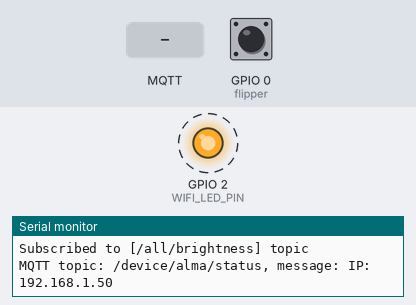
Bench run of a sketch on a simulated ESP8266 (NodeMCU). Shown: output pins drawn as LEDs (lit = HIGH), the last lines printed to the serial monitor. Dashed ring = blinking. The inputs (shaded band) are chosen by the test bench; at power-on: GPIO 0 (flipper) HIGH. WiFi joins after 1.5 s; servers stay silent unless stated; no MQTT or app messages arrive unless stated.

Above: at 1.6 s.
At 4.4 s:
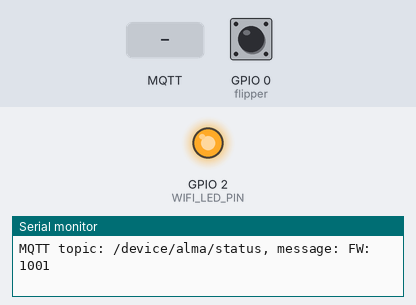
4.5 s: MQTT message "getfw" arrives on the first subscribed topic
6.0 s: MQTT message "getip" arrives on the first subscribed topic
10.0 s: MQTT message "getsketchsize" arrives on the first subscribed topic
Timing chart, 0 to 13.0 s (numbered marks = the images above; inputs shaded):
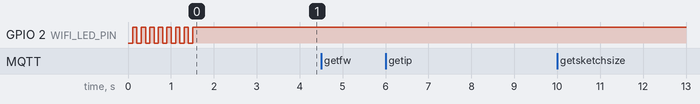

Measured:
- by itself, GPIO 2 (WIFI_LED_PIN): alternates HIGH for 0.10 s and LOW for 0.10 s, 15 changes in all, then stays HIGH

The sketch:

UDP-MQTT-relay.ino
```cpp
#include <MD_KeySwitch.h>
const uint8_t SWITCH_PIN = 0;       // switch connected to this pin
const uint8_t SWITCH_ACTIVE = LOW;  // digital signal when switch is pressed 'on'
MD_KeySwitch S(SWITCH_PIN, SWITCH_ACTIVE);

#include <ESP8266WiFi.h>
#include <WiFiClient.h>
#include <ESP8266HTTPClient.h>
#include <ESP8266httpUpdate.h>
#include <PubSubClient.h>
#include <Ticker.h>


#define WIFI_LED_PIN 2 //2=NodeMCU vagy ESP-12, 1=ESP-01 beépített LED
#define RETAINED true

const int FW_VERSION = 1001;
const char* fwUrlBase = "http://192.168.1.196/fwtest/fota/"; //FW files should be uploaded to this HTTP directory
// note: alias.bin and alias.version files should be there. Update will be performed if the version file contains bigger number than the FW_VERSION variable

#define ALIAS "alma"
#define TOPIC_DEV_STATUS "/device/" ALIAS "/status"
#define TOPIC_DEV_COMMAND "/device/" ALIAS "/command"
#define TOPIC_DEV_TEST "/device/" ALIAS "/test"
#define TOPIC_DEV_SETURL "/device/" ALIAS "/seturl"
#define TOPIC_DEV_FASTLED "/device/" ALIAS "/fastled"
#define TOPIC_DEV_ALARM "/device/" ALIAS "/alarm"
#define TOPIC_DEV_FOTA "/device/" ALIAS "/fota"
#define TOPIC_DEV_RGB "/device/" ALIAS "/rgb"
#define TOPIC_DEV_BRIGHTNESS "/device/" ALIAS "/brightness"

#define TOPIC_ALL_ALARM "/all/alarm"
#define TOPIC_ALL_FOTA "/all/fota"
#define TOPIC_ALL_RGB "/all/rgb"
#define TOPIC_ALL_BRIGHTNESS "/all/brightness"

const char* ssid = "testm";
const char* password = "12345678";
const char* alias = ALIAS;


String topicTemp; //topic string used ofr various publishes
String publishTemp;
char msg[50];
char topic[50];
char recMsg[50];
char recTopic[50];
char recCommand[10];
char recValue[10];


boolean msgReceived; //shows if message received
char digitTemp[3];
unsigned long wifiCheckTimer;


// Replace with the IP address of your MQTT server
IPAddress mqttServerIP(192, 168, 1, 1);

Ticker flipper; //for blinking built-in LED to show wifi and MQTT status


WiFiClient wclient;
PubSubClient client(wclient);


/*
  _____ ___ _____  _      _____ _   _ _   _  ____ _____ ___ ___  _   _ ____
  |  ___/ _ \_   _|/ \    |  ___| | | | \ | |/ ___|_   _|_ _/ _ \| \ | / ___|
  | |_ | | | || | / _ \   | |_  | | | |  \| | |     | |  | | | | |  \| \___ \
  |  _|| |_| || |/ ___ \  |  _| | |_| | |\  | |___  | |  | | |_| | |\  |___) |
  |_|   \___/ |_/_/   \_\ |_|    \___/|_| \_|\____| |_| |___\___/|_| \_|____/

*/
void checkForUpdates() {

  String fwURL = String( fwUrlBase );
  fwURL.concat( alias );
  String fwVersionURL = fwURL;
  fwVersionURL.concat( ".version" );

  Serial.println( "Checking for firmware updates." );
  Serial.print( "Alias: " );
  Serial.println( alias );
  Serial.print( "Firmware version URL: " );
  Serial.println( fwVersionURL );
  //Blink three times with BLUE color to show the checking phase


  HTTPClient httpClient;
  httpClient.begin( fwVersionURL );
  int httpCode = httpClient.GET();
  if ( httpCode == 200 ) {
    String newFWVersion = httpClient.getString();

    Serial.print( "Current firmware version: " );
    Serial.println( FW_VERSION );
    Serial.print( "Available firmware version: " );
    Serial.println( newFWVersion );

    int newVersion = newFWVersion.toInt();

    if ( newVersion > FW_VERSION ) {
      Serial.println( "Preparing to update" );
      //Changing all LEDs to static pattern to make the update status visible


      //Publish FW found status
      client.publish(TOPIC_DEV_STATUS, "FW found, downloading");

      String fwImageURL = fwURL;
      fwImageURL.concat( ".bin" );
      Serial.println( "Update started." );
      t_httpUpdate_return ret = ESPhttpUpdate.update( fwImageURL );

      switch (ret) {
        case HTTP_UPDATE_FAILED:
          Serial.printf("HTTP_UPDATE_FAILD Error (%d): %s", ESPhttpUpdate.getLastError(), ESPhttpUpdate.getLastErrorString().c_str());
          //Publish failed status
          client.publish(TOPIC_DEV_STATUS, "HTTP update failed");
          break;

        case HTTP_UPDATE_NO_UPDATES:
          Serial.println("HTTP_UPDATE_NO_UPDATES");
          //Publish no HTTP update status
          client.publish(TOPIC_DEV_STATUS, "No HTTP updates");
          break;
      }
    }
    else {
      Serial.println( "Already on latest version" );
      //Publish FW found status
      client.publish(TOPIC_DEV_STATUS, "Already on latest version");
    }
  }
  else {
    Serial.print( "Firmware version check failed, got HTTP response code " );
    Serial.println( httpCode );
    //Publish failed status
    client.publish(TOPIC_DEV_STATUS, "Could not check available FW");
  }
  httpClient.end();
}


/**************FOTA FUNCTIONS END******************************/

/*
   __  __  ___ _____ _____   _____ _   _ _   _  ____ _____ ___ ___  _   _ ____
  |  \/  |/ _ \_   _|_   _| |  ___| | | | \ | |/ ___|_   _|_ _/ _ \| \ | / ___|
  | |\/| | | | || |   | |   | |_  | | | |  \| | |     | |  | | | | |  \| \___ \
  | |  | | |_| || |   | |   |  _| | |_| | |\  | |___  | |  | | |_| | |\  |___) |
  |_|  |_|\__\_\|_|   |_|   |_|    \___/|_| \_|\____| |_| |___\___/|_| \_|____/

*/
//Subscribe function
void subscribeToTopics() {

  //Note: multible subscription will not work without client.loop();

  client.subscribe(TOPIC_DEV_COMMAND);
  Serial.println("Subscribed to [" TOPIC_DEV_COMMAND "] topic");
  client.loop();
  client.subscribe(TOPIC_DEV_TEST);
  Serial.println("Subscribed to [" TOPIC_DEV_TEST "] topic");
  client.loop();
  client.subscribe(TOPIC_DEV_SETURL);
  Serial.println("Subscribed to [" TOPIC_DEV_SETURL "] topic");
  client.loop();
  client.subscribe(TOPIC_DEV_FASTLED);
  Serial.println("Subscribed to [" TOPIC_DEV_FASTLED "] topic");
  client.loop();
  client.subscribe(TOPIC_DEV_ALARM);
  Serial.println("Subscribed to [" TOPIC_DEV_ALARM "] topic");
  client.loop();
  client.subscribe(TOPIC_DEV_FOTA);
  Serial.println("Subscribed to [" TOPIC_DEV_FOTA "] topic");
  client.loop();
  client.subscribe(TOPIC_DEV_RGB);
  Serial.println("Subscribed to [" TOPIC_DEV_RGB "] topic");
  client.loop();
  client.subscribe(TOPIC_DEV_BRIGHTNESS);
  Serial.println("Subscribed to [" TOPIC_DEV_BRIGHTNESS "] topic");
  client.loop();
  client.subscribe(TOPIC_ALL_ALARM);
  Serial.println("Subscribed to [" TOPIC_ALL_ALARM "] topic");
  client.loop();
  client.subscribe(TOPIC_ALL_FOTA);
  Serial.println("Subscribed to [" TOPIC_ALL_FOTA "] topic");
  client.loop();
  client.subscribe(TOPIC_ALL_RGB);
  Serial.println("Subscribed to [" TOPIC_ALL_RGB "] topic");
  client.loop();
  client.subscribe(TOPIC_ALL_BRIGHTNESS);
  Serial.println("Subscribed to [" TOPIC_ALL_BRIGHTNESS "] topic");


}
void publishMyIP() {
  //Publishing own IP on device/[alias]/ip/ topic
  IPAddress local = WiFi.localIP();
  strcpy(msg, "");
  sprintf(msg, "IP: %i.%i.%i.%i", local[0], local[1], local[2], local[3]);
  client.publish(TOPIC_DEV_STATUS, msg, RETAINED);
  Serial.printf("MQTT topic: %s, message: %s\n", TOPIC_DEV_STATUS, msg);

}

void publishMyFW() {

  //Publishing own FW version on device/[alias]/fw/ topic
  strcpy(msg, "");
  sprintf(msg, "FW: %i", FW_VERSION);
  client.publish(TOPIC_DEV_STATUS, msg, RETAINED);
  Serial.printf("MQTT topic: %s, message: %s\n", TOPIC_DEV_STATUS, msg);

}

void publishMyHeap() {

  //Publishing own FW version on device/[alias]/fw/ topic
  strcpy(msg, "");
  sprintf(msg, "HEAP: %i", ESP.getFreeHeap());
  client.publish(TOPIC_DEV_STATUS, msg);
  Serial.printf("MQTT topic: %s, message: %s\n", TOPIC_DEV_STATUS, msg);

}

void publishMySketchSize() {

  //Publishing own FW version on device/[alias]/fw/ topic
  strcpy(msg, "");
  sprintf(msg, "SKETCH: %i", ESP.getSketchSize());
  client.publish(TOPIC_DEV_STATUS, msg);
  Serial.printf("MQTT topic: %s, message: %s\n", TOPIC_DEV_STATUS, msg);

}

void publishMyFreeSize() {

  //Publishing own FW version on device/[alias]/fw/ topic
  strcpy(msg, "");
  sprintf(msg, "FREE: %i", ESP.getFreeSketchSpace());
  client.publish(TOPIC_DEV_STATUS, msg);
  Serial.printf("MQTT topic: %s, message: %s\n", TOPIC_DEV_STATUS, msg);

}

// Callback function
void callback(char* topic, byte * payload, unsigned int length) {
  digitalWrite(WIFI_LED_PIN, LOW);   // Turn the LED on (Note that LOW is the voltage level

  Serial.print("Message arrived [");
  Serial.print(topic);
  strcpy(recTopic, "");
  strcpy(recTopic, topic); //storing received topic for further processing
  Serial.print("] ");
  int i;
  for (i = 0; i < length; i++) {
    // Serial.print((char)payload[i]);
    recMsg[i] = (char)payload[i];
  }
  recMsg[i] = '\0'; //Closing the C string
  Serial.println(recMsg);
  msgReceived = true;

  digitalWrite(WIFI_LED_PIN, HIGH);  // Turn the LED off by making the voltage HIGH
}

/**************MQTT FUNCTIONS END******************************/

/*

  __  __ _____ ____ ____    _    ____ _____   ____  ____   ___   ____ _____ ____ ____
  |  \/  | ____/ ___/ ___|  / \  / ___| ____| |  _ \|  _ \ / _ \ / ___| ____/ ___/ ___|
  | |\/| |  _| \___ \___ \ / _ \| |  _|  _|   | |_) | |_) | | | | |   |  _| \___ \___ \
  | |  | | |___ ___) |__) / ___ \ |_| | |___  |  __/|  _ <| |_| | |___| |___ ___) |__) |
  |_|  |_|_____|____/____/_/   \_\____|_____| |_|   |_| \_\\___/ \____|_____|____/____/

*/


void processRecMessage() {

  bool validContent = false;


  // COMMAND BRANCH
  if (strcmp(recTopic, TOPIC_DEV_COMMAND) == 0) {
    validContent = true;
    Serial.println(TOPIC_DEV_COMMAND " branch");
    if (strcmp(recMsg, "getfw") == 0) {

      validContent = true;
      publishMyFW();
    }
    if (strcmp(recMsg, "getip") == 0) {
      validContent = true;
      publishMyIP();
    }
    if (strcmp(recMsg, "getsketchsize") == 0) {
      validContent = true;
      publishMySketchSize();
    }
    if (strcmp(recMsg, "getfreesize") == 0) {
      validContent = true;
      publishMyFreeSize();
    }
    if (strcmp(recMsg, "getfreeheap") == 0) {
      validContent = true;
      publishMyHeap();
    }


    if (strcmp(recMsg, "reboot") == 0) {
      Serial.println("Rebooting...");

      delay(500);
      ESP.restart();
    }

  }// END OF COMMAND BRANCH


  //FOTA BRANCH

  if (strcmp(recTopic, TOPIC_DEV_FOTA) == 0 || strcmp(recTopic, TOPIC_ALL_FOTA) == 0) {

    if (strcmp(recMsg, "checknew") == 0) { //command received for checking new FW
      validContent = true;
      checkForUpdates();
    }

  }//END OF FOTA BRANCH

  if (!validContent) Serial.println("Not a valid content");
  msgReceived = false;
}


/**************MESSAGE PROCESS FUNCTIONS END******************************/

/*

  _   _ _____ _     ____  _____ ____    _____ _   _ _   _  ____ _____ ___ ___  _   _ ____
  | | | | ____| |   |  _ \| ____|  _ \  |  ___| | | | \ | |/ ___|_   _|_ _/ _ \| \ | / ___|
  | |_| |  _| | |   | |_) |  _| | |_) | | |_  | | | |  \| | |     | |  | | | | |  \| \___ \
  |  _  | |___| |___|  __/| |___|  _ <  |  _| | |_| | |\  | |___  | |  | | |_| | |\  |___) |
  |_| |_|_____|_____|_|   |_____|_| \_\ |_|    \___/|_| \_|\____| |_| |___\___/|_| \_|____/

*/

boolean isTimeout(unsigned long checkTime, unsigned long timeWindow)
{
  unsigned long now = millis();
  if (checkTime <= now)
  {
    if ( (unsigned long)(now - checkTime )  < timeWindow )
      return false;
  }
  else
  {
    if ( (unsigned long)(checkTime - now) < timeWindow )
      return false;
  }

  return true;
}

void flip()
{
  int state = digitalRead(WIFI_LED_PIN);  // get the current state of GPIO2 pin
  digitalWrite(WIFI_LED_PIN, !state);     // set pin to the opposite state

}


/**************OTHER FUNCTIONS END******************************/

/*

  ____  _____ _____ _   _ ____
  / ___|| ____|_   _| | | |  _ \
  \___ \|  _|   | | | | | | |_) |
  ___) | |___  | | | |_| |  __/
  |____/|_____| |_|  \___/|_|

*/

void setup()
{
  Serial.begin(115200);
  pinMode(WIFI_LED_PIN, OUTPUT);     // Initialize the INDICATOR_PIN pin as an output
  Serial.println("Booting...");

  //KeySwitch init
  S.begin();
  S.enableDoublePress(true);
  S.enableLongPress(true);
  S.enableRepeat(false);
  S.enableRepeatResult(false);
  S.setLongPressTime(1000);
  S.setDoublePressTime(500);


  Serial.println(__TIMESTAMP__);
  Serial.printf("Sketch size: %u\n", ESP.getSketchSize());
  Serial.printf("Free size: %u\n", ESP.getFreeSketchSpace());
  Serial.print( "Current firmware version: " );
  Serial.println( FW_VERSION );
  Serial.println();

  //  connectWifi();
  client.setServer(mqttServerIP, 1883);
  client.setCallback(callback);

  // WiFi.setSleepMode(WIFI_NONE_SLEEP); //avoid wifi sleep to get rid of flickering AND wifi issues

  msgReceived = false;

  Serial.println();


}

/*

  __  __    _    ___ _   _   _     ___   ___  ____
  |  \/  |  / \  |_ _| \ | | | |   / _ \ / _ \|  _ \
  | |\/| | / _ \  | ||  \| | | |  | | | | | | | |_) |
  | |  | |/ ___ \ | || |\  | | |__| |_| | |_| |  __/
  |_|  |_/_/   \_\___|_| \_| |_____\___/ \___/|_|

*/

void loop() {

  /**************CONNECT/RECONNECT SEQUENCE ******************************/
  if (WiFi.status() != WL_CONNECTED) {
    Serial.print("Connecting to ");
    Serial.print(ssid);
    Serial.println("...");
    WiFi.begin(ssid, password);
    flipper.attach(0.1, flip); //blink quickly during wifi connection
    if (WiFi.waitForConnectResult() != WL_CONNECTED)
      return;
    Serial.println("WiFi connected");
  }

  if (WiFi.status() == WL_CONNECTED) {

    if (!client.connected()) {
      Serial.println("Connecting mqtt client...");
      flipper.attach(0.25, flip); //blink slower during client connection

      //connect with Last Will message as "offline"/retained. This will be published when incorrectly disconnected
      strcpy(msg, "");
      if (client.connect(alias, TOPIC_DEV_STATUS, 1, 1, "offline")) { //boolean connect (clientID, willTopic, willQoS, willRetain, willMessage)
        Serial.println("Client connected");
        Serial.println();

        flipper.detach();
        digitalWrite(WIFI_LED_PIN, HIGH); //switch off the flashing LED when connected

        //Subscribe to topics
        subscribeToTopics();

        //Publish online status

        client.publish(TOPIC_DEV_STATUS, "online", RETAINED);

        publishMyIP();
        publishMyFW();
      }
      else
      {
        delay(3000); //if disconnected from mqtt, wait for a while
      }
    }
    /**************CONNECT/RECONNECT SEQUENCE END ******************************/


    /*

       ____ ___  ____  _____
      / ___/ _ \|  _ \| ____|
      | |  | | | | |_) |  _|
      | |__| |_| |  _ <| |___
      \____\___/|_| \_\_____|

    */

    if (client.connected()) client.loop();
    if (msgReceived) processRecMessage();


    //Handle keypresses
    switch (S.read())
    {
      case MD_KeySwitch::KS_NULL:       /* Serial.println("NULL"); */   break;
      case MD_KeySwitch::KS_PRESS:      Serial.print("\nSINGLE PRESS"); break;
      case MD_KeySwitch::KS_DPRESS:     Serial.print("\nDOUBLE PRESS"); break;
      case MD_KeySwitch::KS_LONGPRESS:  Serial.print("\nLONG PRESS");   break;
      case MD_KeySwitch::KS_RPTPRESS:   Serial.print("\nREPEAT PRESS"); break;
      default:                          Serial.print("\nUNKNOWN");      break;
    }


  } //WIFI STATUS == CONNECTED

} //MAIN LOOP
```
